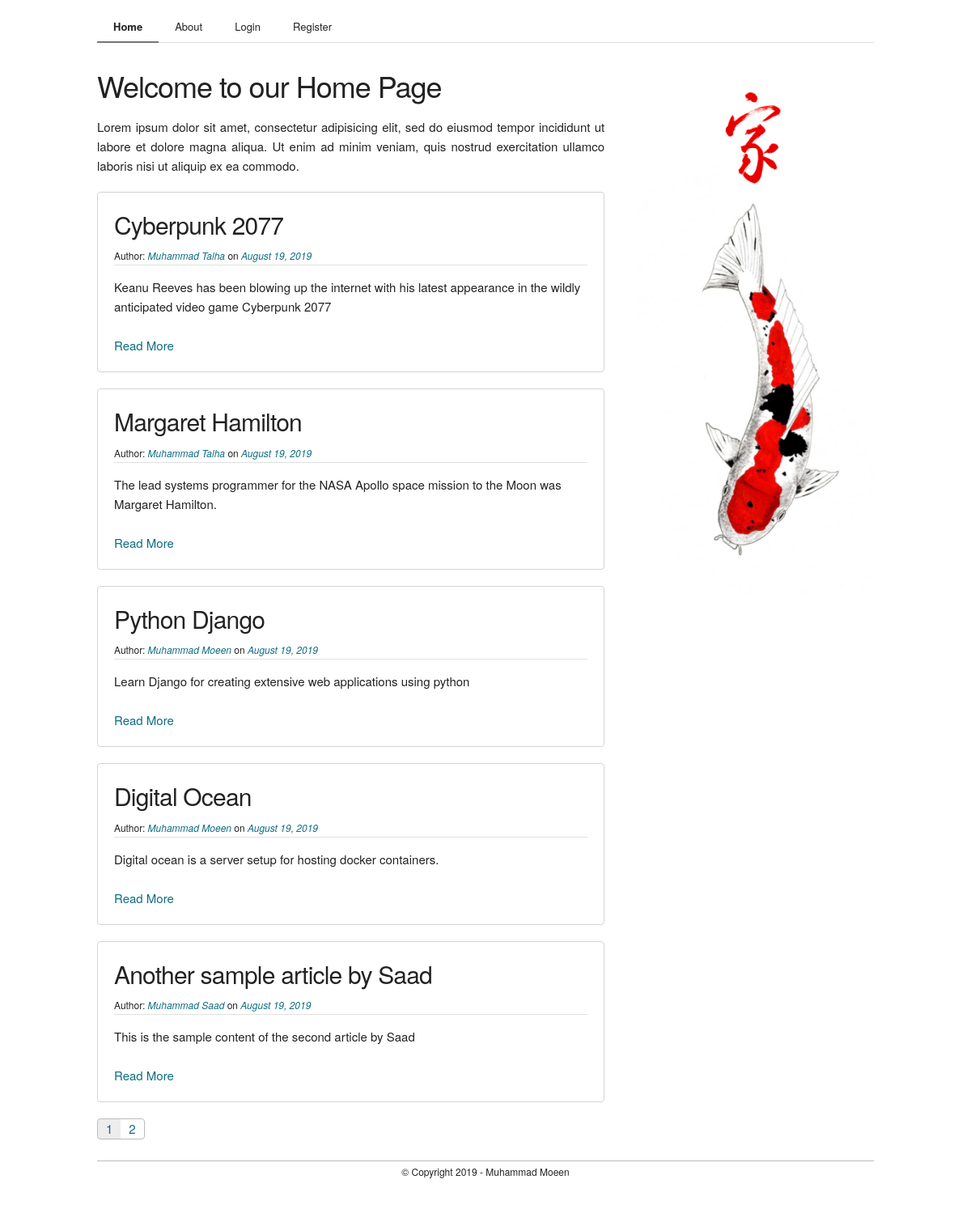
The page /home on the database its author committed.
### flaskblog/models.py (models this page shows, shortened)
class Post(db.Model):
    id = db.Column( db.Integer, primary_key = True )
    title = db.Column( db.String(200), nullable = False )
    date_posted = db.Column( db.DateTime, nullable = False, default = datetime.utcnow )
    content = db.Column( db.Text, nullable = False )
    user_id = db.Column( db.Integer, db.ForeignKey('user.id'), nullable = False )

class User(db.Model, UserMixin):
    id = db.Column( db.Integer, primary_key = True )
    name = db.Column( db.String(20), unique = True, nullable = False )
    email = db.Column( db.String(120), unique = True, nullable = False )
    image_file = db.Column( db.String(20), nullable = False, default = 'avatar.png' )
    password = db.Column( db.String(60), nullable = False )
    posts = db.relationship('Post', backref = 'author', lazy = True )

### flaskblog/main/routes.py (the view)
@main.route('/')
@main.route('/home')
def home():
    page_num = request.args.get('page', 1, type=int)
    posts = Post.query.order_by(Post.date_posted.desc()).paginate( page = page_num, per_page = 5)
    return render_template('home.html', posts=posts)

### flaskblog/templates/home.html
{% extends 'layout.html' %}
{% block content %}
	<section class="section">
		<div class="container" style="margin-top: 3rem;">
			<div class="row">
				<div class="two-thirds column">
					<h3>Welcome to our Home Page</h3>
					<p style="text-align: justify;">Lorem ipsum dolor sit amet, consectetur adipisicing elit, sed do eiusmod
					tempor incididunt ut labore et dolore magna aliqua. Ut enim ad minim veniam,
					quis nostrud exercitation ullamco laboris nisi ut aliquip ex ea commodo.</p>
					{% for post in posts.items %}
						<div class="box">
							<h4>{{ post.title }}</h4>
							<small>Author: <i><a href="{{ url_for('users.profile', username=post.author.name ) }}">{% if current_user == post.author %}You{% else %}{{ post.author.name }}{% endif %}</a></i> on <i><a href="#">{{ post.date_posted.strftime('%B %d, %Y') }}</a></i></small>
							<hr>
							<p>{{ post.content }}</p>
							<br>
							<a href="{{ url_for('posts.article', post_id=post.id) }}">Read More</a>
						</div>
					{% endfor %}
					<div class="pages">
						{% for page_num in posts.iter_pages( left_edge=1, right_edge=1, left_current=1, right_current=2) %}
							{% if page_num %}
								{% if posts.page == page_num %}
									<a class="active" href="{{ url_for('main.home', page=page_num) }}">{{page_num}}</a>
								{% else %}
									<a href="{{ url_for('main.home', page=page_num) }}">{{page_num}}</a>
								{% endif %}
							{% else %}
								<a href="#">..</a>
							{% endif %}
						{% endfor %}
					</div>
				</div>
				<div class="one-third column">
					<img src="{{ url_for('static', filename='images/home_banner.jpg')}}" style="width:100%">
				</div>
			</div>
		</div>
	</section>
{% endblock content %}

### flaskblog/static/css/skeleton.css (style rules this page uses)
.container { position: relative; width: 100%; max-width: 960px; margin: 0 auto; padding: 0 20px; box-sizing: border-box; }
.column, .columns { width: 100%; float: left; box-sizing: border-box; }
@media (min-width: 400px) { .container { width: 85%; padding: 0; } }
@media (min-width: 550px) { .container { width: 80%; } }
@media (min-width: 550px) { .column, .columns { margin-left: 4%; } }
@media (min-width: 550px) { .column:first-child, .columns:first-child { margin-left: 0; } }
@media (min-width: 550px) { .one-third.column { width: 30.6666666667%; } }
@media (min-width: 550px) { .two-thirds.column { width: 65.3333333333%; } }
html { font-size: 62.5%; }
body { font-size: 1.5em; line-height: 1.6; font-weight: 400; font-family: "Raleway", "HelveticaNeue", "Helvetica Neue", Helvetica, Arial, sans-serif; color: #222; }
h1, h2, h3, h4, h5, h6 { margin-top: 0; margin-bottom: 2rem; font-weight: 300; }
h3 { font-size: 3.0rem; line-height: 1.3; letter-spacing: -.1rem; }
h4 { font-size: 2.4rem; line-height: 1.35; letter-spacing: -.08rem; }
@media (min-width: 550px) { h3 { font-size: 3.6rem; } }
@media (min-width: 550px) { h4 { font-size: 3.0rem; } }
p { margin-top: 0; }
a { color: #1EAEDB; }
pre, blockquote, dl, figure, table, p, ul, ol, form { margin-bottom: 2.5rem; }
hr { margin-top: 3rem; margin-bottom: 3.5rem; border-width: 0; border-top: 1px solid #E1E1E1; }
.container:after, .row:after, .u-cf { content: ""; display: table; clear: both; }

### flaskblog/static/css/skeleton-extended.css (style rules this page uses)
.section { margin: 1rem 0rem; }
h1, h2, h3, h4, h5, h6 { margin-bottom: 0.5rem; }
p { margin-top: 1.5rem; margin-bottom: 0rem; }
hr { margin: 1rem 0rem; }
a { text-decoration: none; color: #0c6d81; }
.pages { display: inline-block; border: solid 1px #bbb; border-radius: 4px; overflow: hidden; font-size: 0px; }
.pages a { font-size: 1.5rem; display: inline-block; border-radius: 0px; padding: 0 1rem; }
.pages .active { background: rgba(0,0,0,0.07); }
.box { padding: 2rem; margin: 2rem 0rem; border-radius: 4px; border: 1px solid #d4d4d5; }
.box hr { margin: 0rem; padding: 0rem; }

### rows shown on the page
Post: title "Cyberpunk 2077", author.name "Muhammad Talha", date_posted "August 19, 2019", content "Keanu Reeves has been blowing up the internet with his latest appearance in the wildly anticipated video game Cyberpunk 2077"
Post: title "Margaret Hamilton", author.name "Muhammad Talha", date_posted "August 19, 2019", content "The lead systems programmer for the NASA Apollo space mission to the Moon was Margaret Hamilton."
Post: title "Python Django", author.name "Muhammad Moeen", date_posted "August 19, 2019", content "Learn Django for creating extensive web applications using python"
Post: title "Digital Ocean", author.name "Muhammad Moeen", date_posted "August 19, 2019", content "Digital ocean is a server setup for hosting docker containers."
Post: title "Another sample article by Saad", author.name "Muhammad Saad", date_posted "August 19, 2019", content "This is the sample content of the second article by Saad"

### other values the page prints
{{ page_num }} "1"
{{ page_num }} "2"
